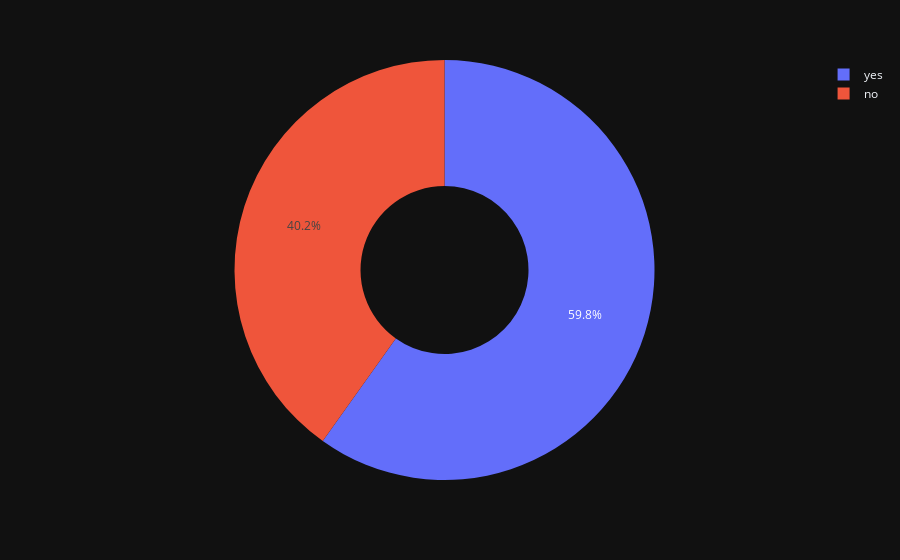

The notebook cell this image was saved under:
### Code cell
fig =  px.pie (data, names = "extra_sauce", hole = 0.4, template = "plotly_dark")
fig.show ()

### Figure 1 — Plotly figure (JSON) as saved in the notebook; plotly's stock layout.template omitted (floating-point values rounded to 4 significant figures)
{"data": [{"domain": {"x": [0, 1], "y": [0, 1]}, "hole": 0.4, "hovertemplate": "extra_sauce=%{label}<extra></extra>", "labels": ["yes", "yes", "yes", "yes", "yes", "no", "no", "no", "yes", "no", "no", "yes", "yes", "no", "no", "no", "no", "yes", "yes", "yes", "yes", "yes", "yes", "yes", "yes", "yes", "yes", "yes", "no", "no", "no", "yes", "no", "no", "no", "no", "yes", "no", "yes", "yes", "no", "yes", "yes", "yes", "yes", "yes", "no", "no", "no", "yes", "yes", "yes", "yes", "no", "yes", "no", "yes", "no", "yes", "yes", "yes", "yes", "yes", "yes", "no", "no", "no", "no", "no", "yes", "no", "yes", "no", "yes", "yes", "yes", "yes", "yes", "yes", "no", "no", "yes", "yes", "yes", "yes", "yes", "yes", "yes", "yes", "yes", "yes", "yes", "no", "no", "no", "yes", "no", "no", "no", "no", "yes", "yes", "yes", "no", "no", "no", "yes", "no", "no", "no", "yes", "no", "yes", "yes", "no", "yes", "yes", "yes", "yes", "yes", "no", "no", "yes", "yes", "yes", "yes", "no"], "legendgroup": "", "name": "", "showlegend": true, "type": "pie"}], "layout": {"autosize": true, "legend": {"tracegroupgap": 0}, "margin": {"t": 60}}}
